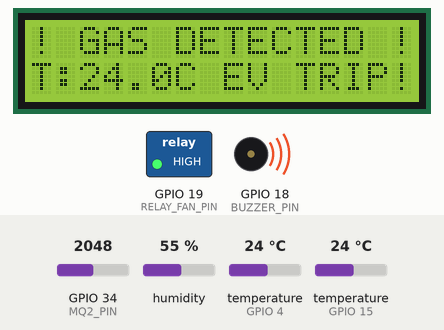
Recording of a sketch running on a simulated ESP32. Parts: 16×2 character LCD, switched loads named in the sketch (green lamp = pin HIGH), buzzer (waves = sounding, pin HIGH). Inputs (shaded band) come from the test bench; at power-on: GPIO 34 (MQ2_PIN) = 2048, humidity 55 %, temperature (sensors on GPIO 4, GPIO 15) 24 °C. What the sketch prints to the serial monitor is not drawn.

Above: at 2.8 s.
2.9 s: GPIO 34 (MQ2_PIN) set to 1853
5.4 s: GPIO 34 (MQ2_PIN) set to 1770
At 6.3 s:
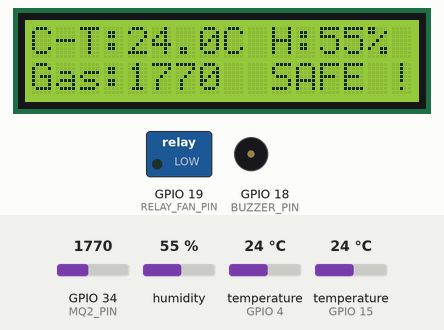
7.9 s: humidity set to 69 %
At 10.1 s:
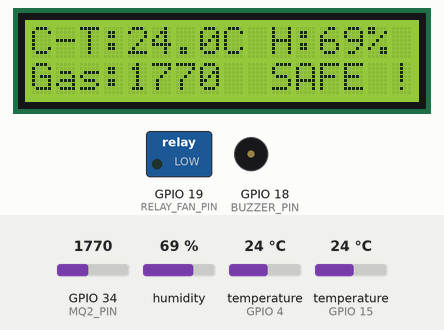
11.1 s: humidity set to 72 %
At 13.9 s:
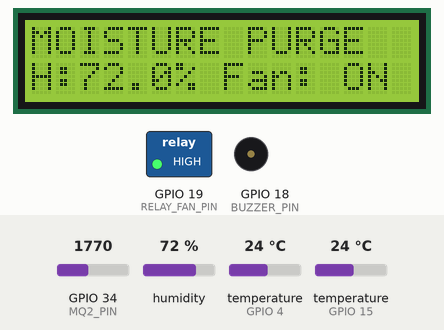
14.7 s: humidity set to 22 %
At 17.7 s:
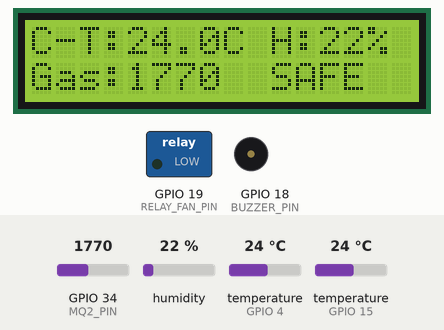
18.3 s: GPIO 34 (MQ2_PIN) set to 107
At 18.9 s:
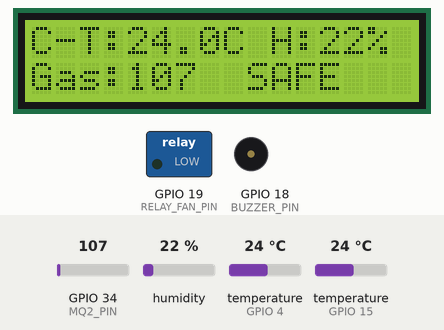
20.8 s: GPIO 34 (MQ2_PIN) set to 95
At 22.5 s:
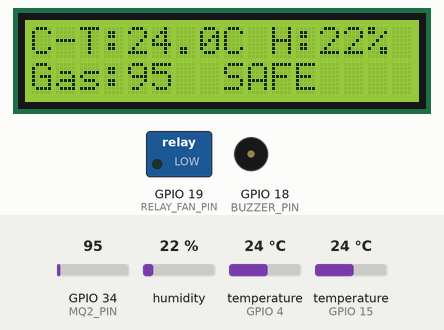
Timing chart, 0 to 24.0 s (numbered marks = the images above; inputs shaded):
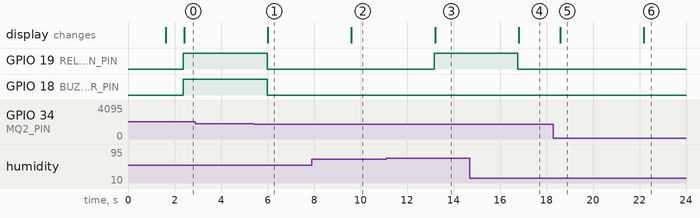

The sketch:

ev_safety.ino
```cpp
#include <Wire.h>
#include <DHT.h>
#include <OneWire.h>
#include <DallasTemperature.h>
#include <LiquidCrystal_I2C.h>

// Pin Definitions
#define DHTPIN 15
#define DHTTYPE DHT22

#define ONE_WIRE_BUS 4
#define MQ2_PIN 34
#define BUZZER_PIN 18
#define RELAY_FAN_PIN 19

// Object Initialization
DHT dht(DHTPIN, DHTTYPE);
OneWire oneWire(ONE_WIRE_BUS);
DallasTemperature ds18b20(&oneWire);
LiquidCrystal_I2C lcd(0x27, 16, 2);

// Threshold Constants
const float HUMIDITY_THRESHOLD = 70.0;    // Dew-point / high moisture limit (%)
const float CELL_TEMP_THRESHOLD = 50.0;   // Cell overheating limit (°C)
const int GAS_THRESHOLD = 1800;           // MQ-2 early degassing ADC limit (0-4095)

void setup() {
  Serial.begin(115200);

  pinMode(BUZZER_PIN, OUTPUT);
  pinMode(RELAY_FAN_PIN, OUTPUT);

  digitalWrite(BUZZER_PIN, LOW);
  digitalWrite(RELAY_FAN_PIN, LOW); // Relay OFF initially

  dht.begin();
  ds18b20.begin();

  // LCD Setup
  lcd.init();
  lcd.backlight();
  lcd.setCursor(0, 0);
  lcd.print("EV Battery Safety");
  lcd.setCursor(0, 1);
  lcd.print("System Booting...");
  delay(1500);
  lcd.clear();
}

void loop() {
  // 1. Read DHT22
  float humidity = dht.readHumidity();
  float ambientTemp = dht.readTemperature();

  // 2. Read DS18B20 (Cell Temperature)
  ds18b20.requestTemperatures();
  float cellTemp = ds18b20.getTempCByIndex(0);

  // 3. Read MQ-2 (Gas/Smoke Sensor)
  int gasLevel = analogRead(MQ2_PIN);

  // Sensor reading validation check
  if (isnan(humidity) || isnan(ambientTemp) || cellTemp == DEVICE_DISCONNECTED_C) {
    Serial.println("Sensor Read Error!");
    lcd.setCursor(0, 0);
    lcd.print("Sensor Read Err ");
    delay(1000);
    return;
  }

  // Serial Monitor Output for debugging
  Serial.print("Amb Temp: "); Serial.print(ambientTemp); Serial.print("C | ");
  Serial.print("Cell Temp: "); Serial.print(cellTemp); Serial.print("C | ");
  Serial.print("Humidity: "); Serial.print(humidity); Serial.print("% | ");
  Serial.print("Gas: "); Serial.println(gasLevel);

  // Safety Logic Evaluation
  bool isGasLeak = (gasLevel > GAS_THRESHOLD);
  bool isCellOverheat = (cellTemp > CELL_TEMP_THRESHOLD);
  bool isMoistureRisk = (humidity > HUMIDITY_THRESHOLD);

  if (isGasLeak || isCellOverheat) {
    // Stage 2: Critical Thermal Runaway / Degassing Hazard
    digitalWrite(RELAY_FAN_PIN, HIGH); // Exhaust/Purge active
    digitalWrite(BUZZER_PIN, HIGH);     // Continuous Alarm

    lcd.setCursor(0, 0);
    if (isGasLeak) lcd.print("! GAS DETECTED !");
    else lcd.print("! CELL OVERHEAT!");

    lcd.setCursor(0, 1);
    lcd.print("T:"); lcd.print(cellTemp, 1);
    lcd.print("C EV TRIP! ");

  } else if (isMoistureRisk) {
    // Stage 1: Moisture Condensation Risk
    digitalWrite(RELAY_FAN_PIN, HIGH); // Trigger Exhaust Fan
    digitalWrite(BUZZER_PIN, LOW);

    lcd.setCursor(0, 0);
    lcd.print("MOISTURE PURGE  ");
    lcd.setCursor(0, 1);
    lcd.print("H:"); lcd.print(humidity, 1);
    lcd.print("% Fan: ON  ");

  } else {
    // Normal Safe Operation
    digitalWrite(RELAY_FAN_PIN, LOW);  // Fan OFF
    digitalWrite(BUZZER_PIN, LOW);     // Buzzer OFF

    lcd.setCursor(0, 0);
    lcd.print("C-T:"); lcd.print(cellTemp, 1);
    lcd.print("C H:"); lcd.print(humidity, 0); lcd.print("%  ");

    lcd.setCursor(0, 1);
    lcd.print("Gas:"); lcd.print(gasLevel);
    lcd.print("  SAFE ");
  }

  delay(1000);
}
```

Measured:
- the behaviour switches between 1801 and 1800 on GPIO 34 (MQ2_PIN) (found by bisection; images 0 and 1)
- the behaviour switches between 70 and 71 % on humidity (found by bisection; images 2 and 3)
- after the input at 2.9 s, every drawn part: stays the same
- after the input at 5.4 s, GPIO 19 (RELAY_FAN_PIN), GPIO 18 (BUZZER_PIN): HIGH → LOW after 0.58 s; the display: changes after 0.61 s (image 1)
- after the input at 7.9 s, the display: changes after 1.7 s (image 2)
- after the input at 11.1 s, GPIO 19 (RELAY_FAN_PIN): LOW → HIGH after 2.1 s; the display: changes after 2.1 s (image 3)
- after the input at 14.7 s, GPIO 19 (RELAY_FAN_PIN): HIGH → LOW after 2.1 s; the display: changes after 2.1 s (image 4)
- after the input at 18.3 s, the display: changes after 0.30 s (image 5)
- after the input at 20.8 s, the display: changes after 1.4 s (image 6)
